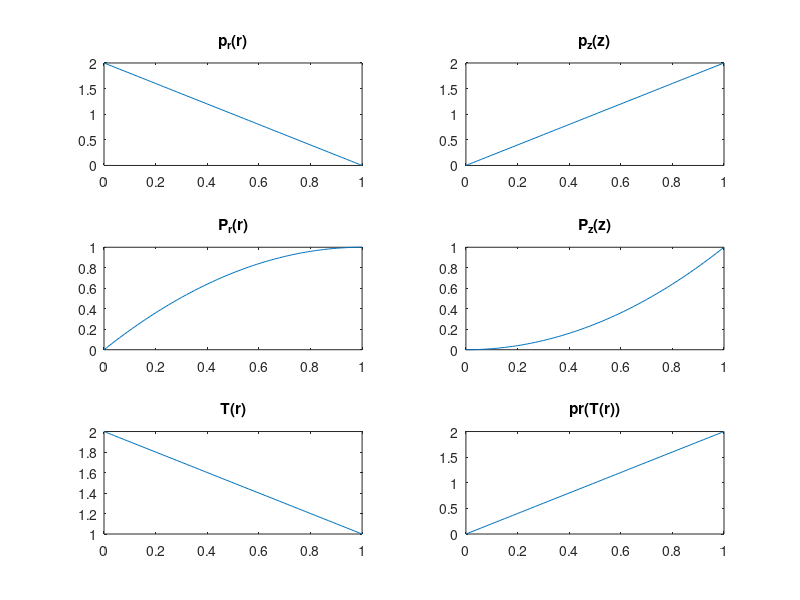

This chart was generated by the following MATLAB code:
% Cleaning.
clc;
clearvars;
close all;

% PDFs.
pr = @(r)(2 - 2*r);
pz = @(z)(2*z);

% CDFs.
Pr = @(r)(2*r - r.^2);
Pz = @(z)(z.^2);

% Transformation.
% T = @(r)(sqrt(2*r - r.^2));
T = @(r)(2 - r);

% Transformed CDF.
% PzT = @(r)(Pz(T(r)));
prT = @(r)(T(pr(r)));

% Plotting distributions.
figure('name', 'Histogram transformation');
plotI = {pr, pz, Pr, Pz, T, prT};
plotTitles = {'p_r(r)', 'p_z(z)', 'P_r(r)', 'P_z(z)', 'T(r)', 'pr(T(r))'};
subx = 2;
suby = 3;
x = 0:0.01:1;
for subc = 1:size(plotI, 2);
    subplot(suby, subx, subc);
    y = plotI{subc}(x);
    plot(x, y);
    title(plotTitles{subc});
end